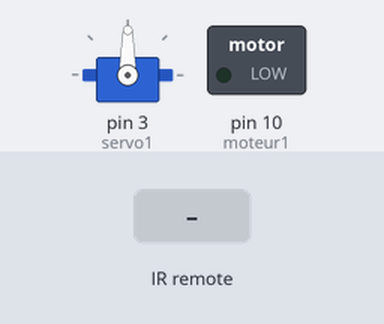
Bench run of a sketch on a simulated Arduino Uno, built with avr-gcc and run on an emulated ATmega328P. On the bench: servo, switched loads named in the sketch (green lamp = pin HIGH). Inputs (shaded band) come from the test bench.

Above: at 1.2 s.
1.3 s: infrared code 0xFD50AF received
At 1.9 s:
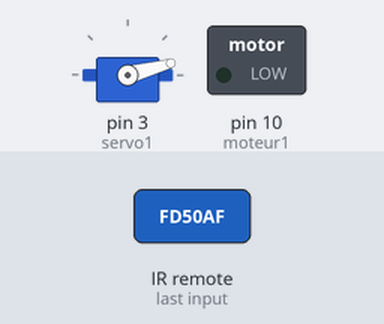
2.8 s: infrared code 0xFDA05F received
At 4.0 s:
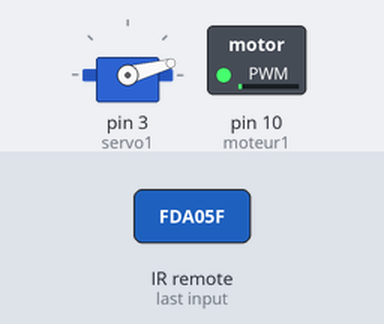
4.3 s: infrared code 0xFD50AF received
At 5.4 s:
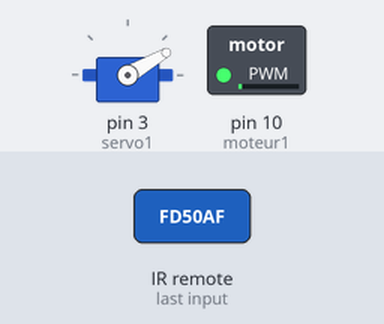
5.8 s: infrared code 0xFD906F received
At 6.5 s:
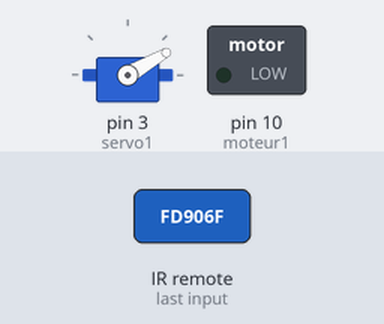
Timing chart, 0 to 8.3 s (numbered marks = the images above; inputs shaded):
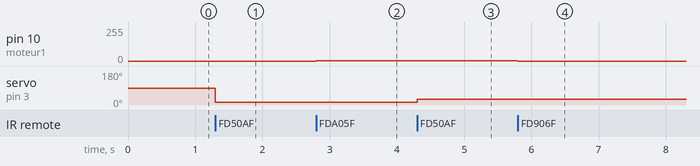

Measured:
- after the input at 1.3 s, servo on pin 3 (servo1): 90° → 15° at once
- after the input at 2.8 s, pin 10 (moteur1): 0/255 → 1/255 at once
- after the input at 4.3 s, servo on pin 3 (servo1): 15° → 30° at once
- after the input at 5.8 s, pin 10 (moteur1): 1/255 → 0/255 at once

The sketch:

Moto.ino
```cpp
#include <IRremote.h>
#include <Servo.h>

int moteur1 = 10;
int vitMoteur =0;
int IRpin = 5;
long val;
int servoAngle;
IRrecv irrecv(IRpin);
decode_results results;
Servo servo1;

void setup() {
  pinMode(moteur1,OUTPUT);
  irrecv.enableIRIn();
  servo1.attach(3);  }

void loop() {
  if (irrecv.decode(&results))
    {
      val = results.value;
      action(val);
      irrecv.resume();
    };  }


void action(long token){
  if(token == 16601263){ tourneDroite();} // changer ce numéro par le vote
  else if(token == 16584943){ tourneGauche();} // changer ce numéro par le vote
  else if(token == 16621663){ accelere();  } // changer ce numéro par le vote
  else if(token == 16617583){ arret(); } } // changer ce numéro par le vote

void tourneDroite(){
  servoAngle = min(180,servoAngle +15);
  servo1.write(servoAngle);  }

void tourneGauche(){
  servoAngle = max(0,servoAngle -15);
  servo1.write(servoAngle);   }

void accelere(){
  analogWrite(moteur1,1);   }

void arret(){
  analogWrite(moteur1,0);   }
```
